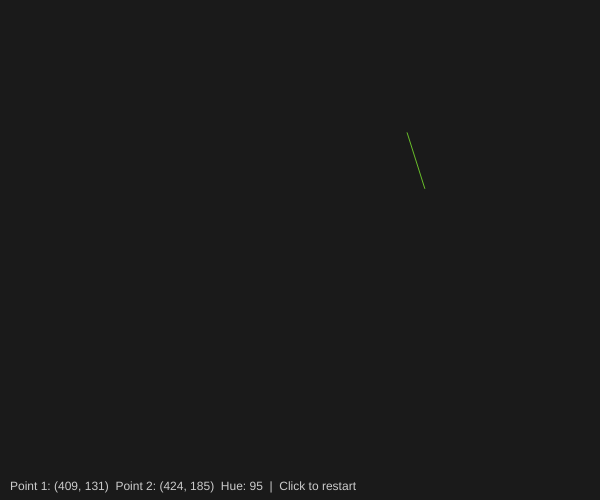
Frame 1 (no input)
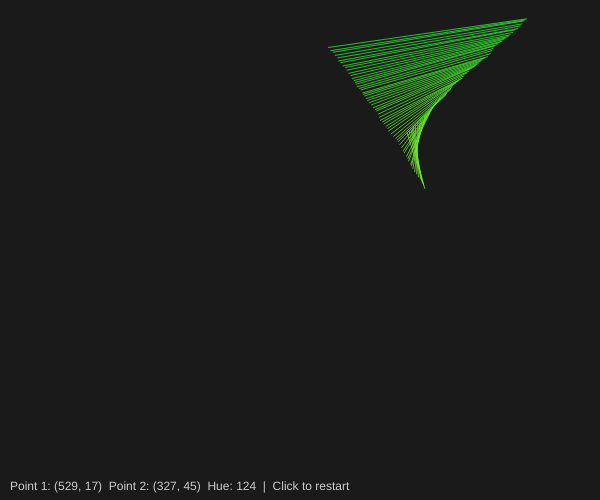
Frame 60 (no input)
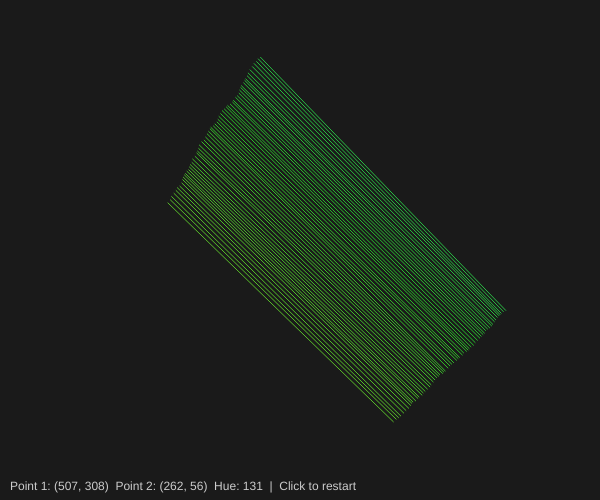
Frame 120 (the mouse pressed at the canvas centre since frame 60)

The p5.js sketch that drew these frames (run headless with seeded random() and noise() and a simulated clock; from frame 60 on, the mouse is pressed at the canvas centre):

// p5.js sketch
// ── sketch.js
/*
 * Example 10: Animation with Lines
 *
 * This example demonstrates algorithmic thinking through animation.
 * Based on the slides' "Lines" example. You can see other examples in the slides.
 *
 * ALGORITHM BREAKDOWN:
 * 1. Start with random positions for line endpoints
 * 2. Each frame, draw a line
 * 3. Move endpoints in their current direction
 * 4. Add small random variation to movement
 * 5. When hitting a border, reverse direction
 * 6. Slowly change color over time
 *
 * Click to restart with new random starting positions!
 */

// Line endpoint positions
let x1, y1; // Start point
let x2, y2; // End point

// Movement directions (1 or -1)
let dirX1 = 1;
let dirY1 = 1;
let dirX2 = 1;
let dirY2 = 1;

// Movement speed
let speed = 2;

// Color variables
let hue = 0;
let saturation = 80;

function setup() {
  createCanvas(600, 500);
  colorMode(HSB, 360, 100, 100, 100);
  background(0, 0, 10);

  // Initialize with random positions
  resetPositions();
}

function resetPositions() {
  // Random starting positions
  x1 = random(50, width - 50);
  y1 = random(50, height - 50);
  x2 = random(50, width - 50);
  y2 = random(50, height - 50);

  // Random starting directions
  dirX1 = random() > 0.5 ? 1 : -1;
  dirY1 = random() > 0.5 ? 1 : -1;
  dirX2 = random() > 0.5 ? 1 : -1;
  dirY2 = random() > 0.5 ? 1 : -1;

  // Random starting hue
  hue = random(360);
}

function draw() {
  // Semi-transparent background for trail effect
  // Comment this out for no fading, or adjust alpha for different effects
  // background(0, 0, 10, 5);

  // ---- Draw the line ----

  stroke(hue, saturation, 90, 80);
  strokeWeight(1);
  line(x1, y1, x2, y2);

  // ---- Move endpoints ----

  // Base movement
  x1 += dirX1 * speed;
  y1 += dirY1 * speed;
  x2 += dirX2 * speed * 0.8; // Slightly slower for variation
  y2 += dirY2 * speed * 1.2; // Slightly faster for variation

  // Add small random variation
  x1 += random(-1, 1);
  y1 += random(-1, 1);
  x2 += random(-1, 1);
  y2 += random(-1, 1);

  // ---- Check boundaries and reverse direction ----

  // Point 1
  if (x1 <= 0 || x1 >= width) {
    dirX1 *= -1;
    x1 = constrain(x1, 0, width);
  }
  if (y1 <= 0 || y1 >= height) {
    dirY1 *= -1;
    y1 = constrain(y1, 0, height);
  }

  // Point 2
  if (x2 <= 0 || x2 >= width) {
    dirX2 *= -1;
    x2 = constrain(x2, 0, width);
  }
  if (y2 <= 0 || y2 >= height) {
    dirY2 *= -1;
    y2 = constrain(y2, 0, height);
  }

  // ---- Update color ----

  hue += 0.5; // Slowly shift through colors
  if (hue > 360) hue = 0;

  // ---- Draw info ----

  // Background for text
  noStroke();
  fill(0, 0, 10);
  rect(0, height - 30, width, 30);

  // Text info
  fill(0, 0, 80);
  textSize(12);
  text(
    "Point 1: (" +
      nf(x1, 1, 0) +
      ", " +
      nf(y1, 1, 0) +
      ")  " +
      "Point 2: (" +
      nf(x2, 1, 0) +
      ", " +
      nf(y2, 1, 0) +
      ")  " +
      "Hue: " +
      nf(hue, 1, 0) +
      "  |  Click to restart",
    10,
    height - 10
  );
}

function mousePressed() {
  // Clear and restart
  background(0, 0, 10);
  resetPositions();
}

/*
 * ALGORITHMIC THINKING - The Sub-Problems:
 *
 * 1. LINE DRAWING
 *    Each frame, draw a line with start (x1,y1) and end (x2,y2)
 *
 * 2. MOVEMENT
 *    Each endpoint moves in a direction (dirX, dirY)
 *    Position += direction * speed
 *
 * 3. VARIATION
 *    Add small random offset to make movement organic
 *
 * 4. BOUNDARY COLLISION
 *    If position < 0 or position > canvas size:
 *      Reverse direction (multiply by -1)
 *
 * 5. COLOR TRANSITION
 *    Increment hue each frame (using HSB color mode)
 *    Reset to 0 when reaching 360
 *
 * CHALLENGES:
 * 1. Make the background fade slowly (hint: draw semi-transparent rect)
 * 2. Add multiple lines with different colors
 * 3. Make lines respond to mouse position
 * 4. Add circles at the endpoints
 */

// ── style.css
html,
body {
  margin: 0;
  padding: 0;
  overflow: hidden;
  background: #111;
}

canvas {
  display: block;
}
